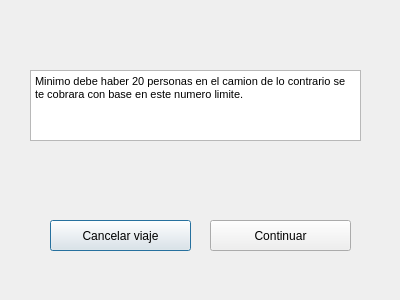
<?xml version="1.0" encoding="UTF-8"?>
<ui version="4.0">
 <class>Dialog</class>
 <widget class="QDialog" name="Dialog">
  <property name="geometry">
   <rect>
    <x>0</x>
    <y>0</y>
    <width>400</width>
    <height>300</height>
   </rect>
  </property>
  <property name="windowTitle">
   <string>Dialog</string>
  </property>
  <widget class="QTextEdit" name="textEdit">
   <property name="geometry">
    <rect>
     <x>30</x>
     <y>70</y>
     <width>331</width>
     <height>71</height>
    </rect>
   </property>
   <property name="html">
    <string>&lt;!DOCTYPE HTML PUBLIC &quot;-//W3C//DTD HTML 4.0//EN&quot; &quot;http://www.w3.org/TR/REC-html40/strict.dtd&quot;&gt;
&lt;html&gt;&lt;head&gt;&lt;meta name=&quot;qrichtext&quot; content=&quot;1&quot; /&gt;&lt;style type=&quot;text/css&quot;&gt;
p, li { white-space: pre-wrap; }
&lt;/style&gt;&lt;/head&gt;&lt;body style=&quot; font-family:'MS Shell Dlg 2'; font-size:7.8pt; font-weight:400; font-style:normal;&quot;&gt;
&lt;p style=&quot; margin-top:0px; margin-bottom:0px; margin-left:0px; margin-right:0px; -qt-block-indent:0; text-indent:0px;&quot;&gt;&lt;span style=&quot; font-size:8pt;&quot;&gt;Minimo debe haber 20 personas en el camion de lo contrario se te cobrara con base en este numero limite.&lt;/span&gt;&lt;/p&gt;&lt;/body&gt;&lt;/html&gt;</string>
   </property>
  </widget>
  <widget class="QPushButton" name="btn_cancelar">
   <property name="geometry">
    <rect>
     <x>50</x>
     <y>220</y>
     <width>141</width>
     <height>31</height>
    </rect>
   </property>
   <property name="text">
    <string>Cancelar viaje</string>
   </property>
  </widget>
  <widget class="QPushButton" name="btn_continuar">
   <property name="geometry">
    <rect>
     <x>210</x>
     <y>220</y>
     <width>141</width>
     <height>31</height>
    </rect>
   </property>
   <property name="text">
    <string>Continuar</string>
   </property>
  </widget>
 </widget>
 <resources/>
 <connections/>
</ui>
